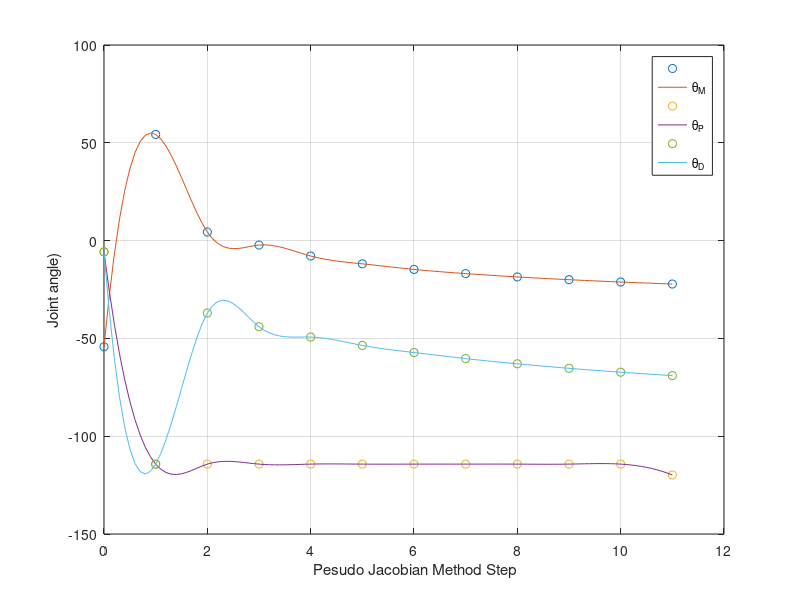

Write the MATLAB code that produced this figure.
clear
clc

X = 0:1:11;
% Y = [57.6629 ...
% 34.69185 ...
% 14.68247 ...
% 11.29172 ...
% 8.879525 ...
% 7.246345 ...
% 6.082808 ...
% 5.202139 ...
% 4.50932 ...
% 3.951198 ...
% 3.493935 ...
% 0.2558885];

Y = [ -54.2704 ...
54.27042 ...
4.389306 ...
-2.275666 ...
-7.873651 ...
-11.87984 ...
-14.72493 ...
-16.86586 ...
-18.57086 ...
-19.98054 ...
-21.17374 ...
-22.20006];

xx=0:0.1:11;

yy=spline(X,Y,xx);

plot(X,Y,'o',xx,yy); hold on;


Y2 = [ -5.72958 ...
-114.2704 ...
-114.2704 ...
-114.2704 ...
-114.2704 ...
-114.2704 ...
-114.2704 ...
-114.2704 ...
-114.2704 ...
-114.2704 ...
-114.2704 ...
-119.8324 ];

yy2=spline(X,Y2,xx);

plot(X,Y2,'o',xx,yy2); hold on;

Y3 = [ -5.72958 ...
-114.2704 ...
-37.04166 ...
-44.03792 ...
-49.30373 ...
-53.58806 ...
-57.21558 ...
-60.31816 ...
-62.98184 ...
-65.27983 ...
-67.27433 ...
-69.01647 ];

yy3=spline(X,Y3,xx);

plot(X,Y3,'o',xx,yy3); hold on;

% Z = [ 57.7821 ...
% 28.72563 ...
% 12.98865 ...
% 3.502441 ...
% 1.839357 ...
% 0.0838547 ...
% 0 0 0 0 0 0];

% plot(X,Y,'b'); hold on
% plot(X,Z,'r'); 
xlabel(' Pesudo Jacobian Method Step');
ylabel('Joint angle)');
grid on;
legend('','\theta_M','','\theta_P','','\theta_D');
%title('The distance of each step in two solvers');

% for x = -1:0.1:1
%     dRadian1 = x;
%     yV1 = vpa(subs(y1));
%     yV2 = vpa(subs(y2));
%     plot(dRadian1,y1,'go',dRadian1,y2,'b--o');
%     %plot(dRadian1,yV2);
% end
